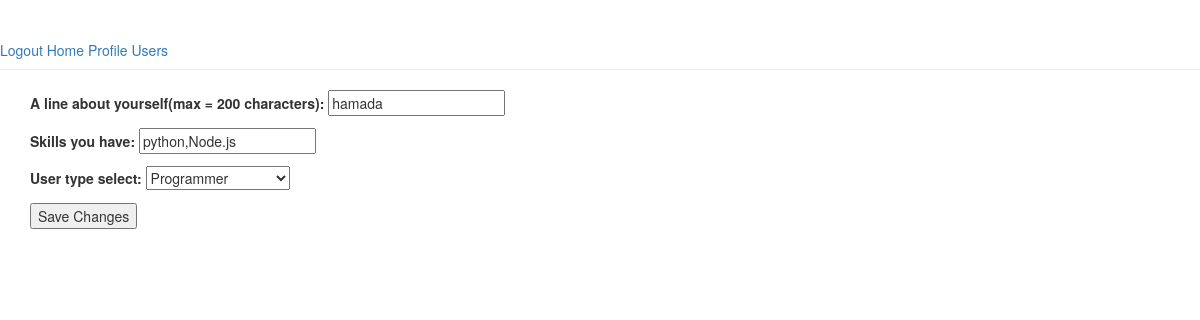
Before: /users/profile/1/edit/ (signed in) with the older database file.
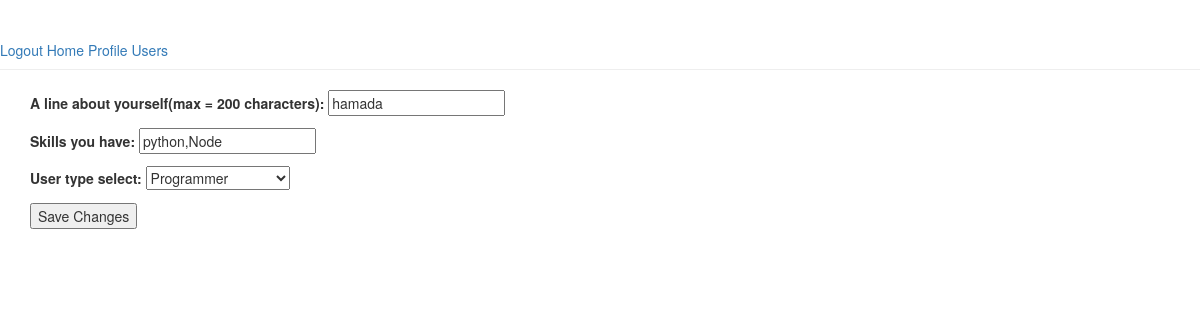
After: the same page with the newer database file.
### app/models.py (models this page shows, shortened)
class UserProfileModel(models.Model):
    user = models.ForeignKey(User)
    user_description = models.CharField(max_length = 200)
    skills = models.CharField(max_length = 200)
    user_type_select = models.CharField(max_length = 50,default = 'None')   #developer or programmer
    timeStamp = models.DateTimeField(auto_now_add = True)

### app/views.py (the view)
    def wrapper(request,*args,**kwargs):
        if not request.user.is_authenticated():
            return redirect('login_view')
        return func(request,*args,**kwargs)

### app/forms.py
class UserProfileForm(forms.ModelForm):
    CHOICES = (('None','None'),('Programmer','Programmer'),('Developer','Developer'),('Not sure right now:)','Not sure right now:)'),('Both','Both'),)
    user_description = forms.CharField(label = 'A line about yourself(max = 200 characters)',max_length = 200)
    skills = forms.CharField(label = 'Skills you have',max_length = 200)
    user_type_select = forms.ChoiceField(choices = CHOICES, required = True )
    class Meta:
        model = UserProfileModel
        fields = ['user_description','skills','user_type_select']

### app/users.py (called while the page is built)
def check_user_access_for_profile_edit(func):
    def wrapper(request,user_id,*args,**kwargs):
        print int(request.user.id) == int(user_id)
        if int(request.user.id) != int(user_id):
            return redirect('/users/profile/'+str(user_id))
        return func(request,user_id,*args,**kwargs)
    return wrapper

### app/views.py (called while the page is built)
def loginRequired(func):
    def wrapper(request,*args,**kwargs):
        if not request.user.is_authenticated():
            return redirect('login_view')
        return func(request,*args,**kwargs)
    return wrapper

### app/templates/users/edit_user_profile.html (shortened to what this page needs)
{% extends 'base.html' %}
{% block content %}
<form method = 'post'>
{{ form.as_p }}
<input type='submit' name='edit_profile' value = 'Save Changes'/>
</form>
{% endblock %}

Changed rows visible on the page:
changed UserProfileModel "hamada": skills "python,Node.js" → "python,Node"
